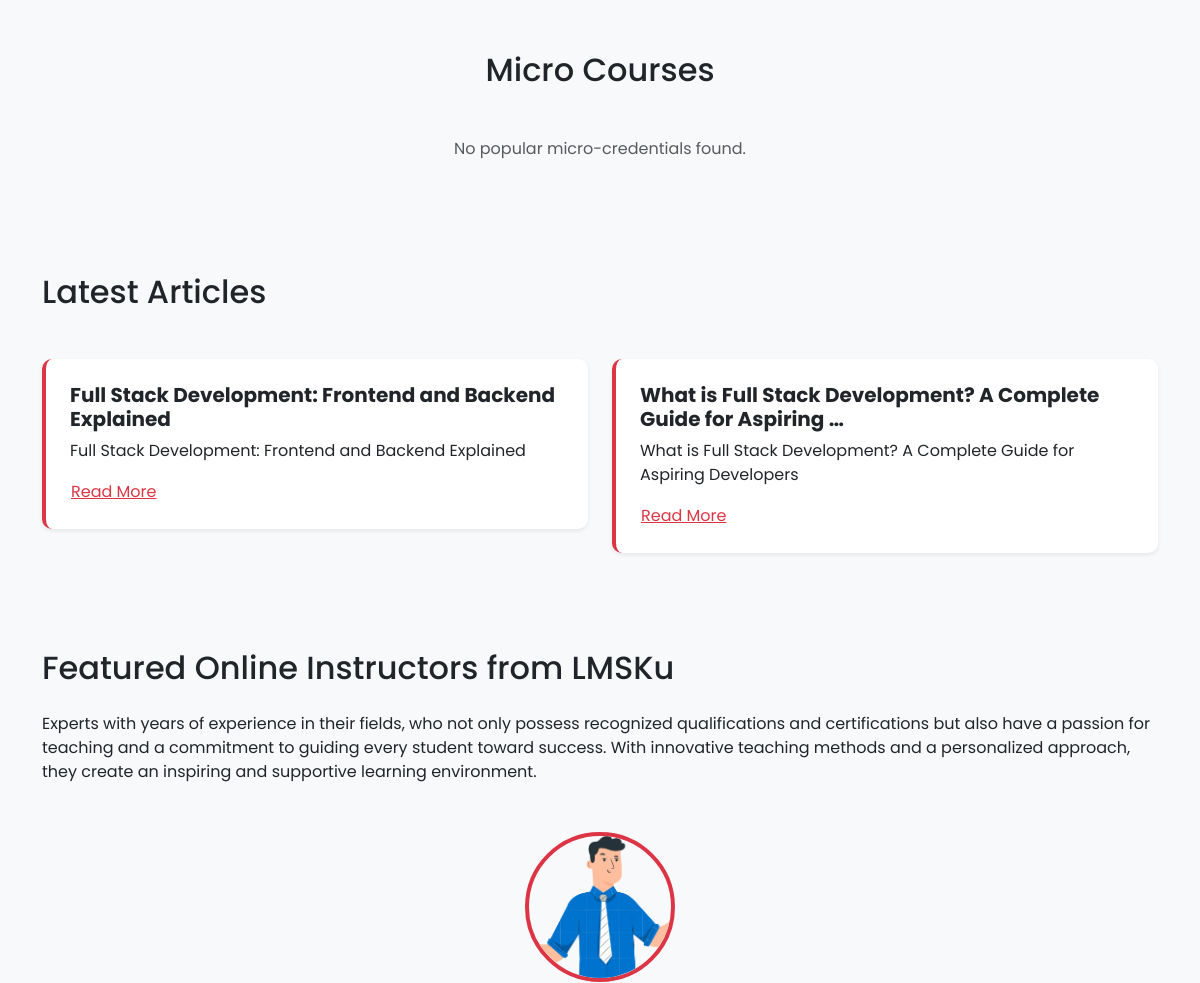
The app's page / (middle part), older data.
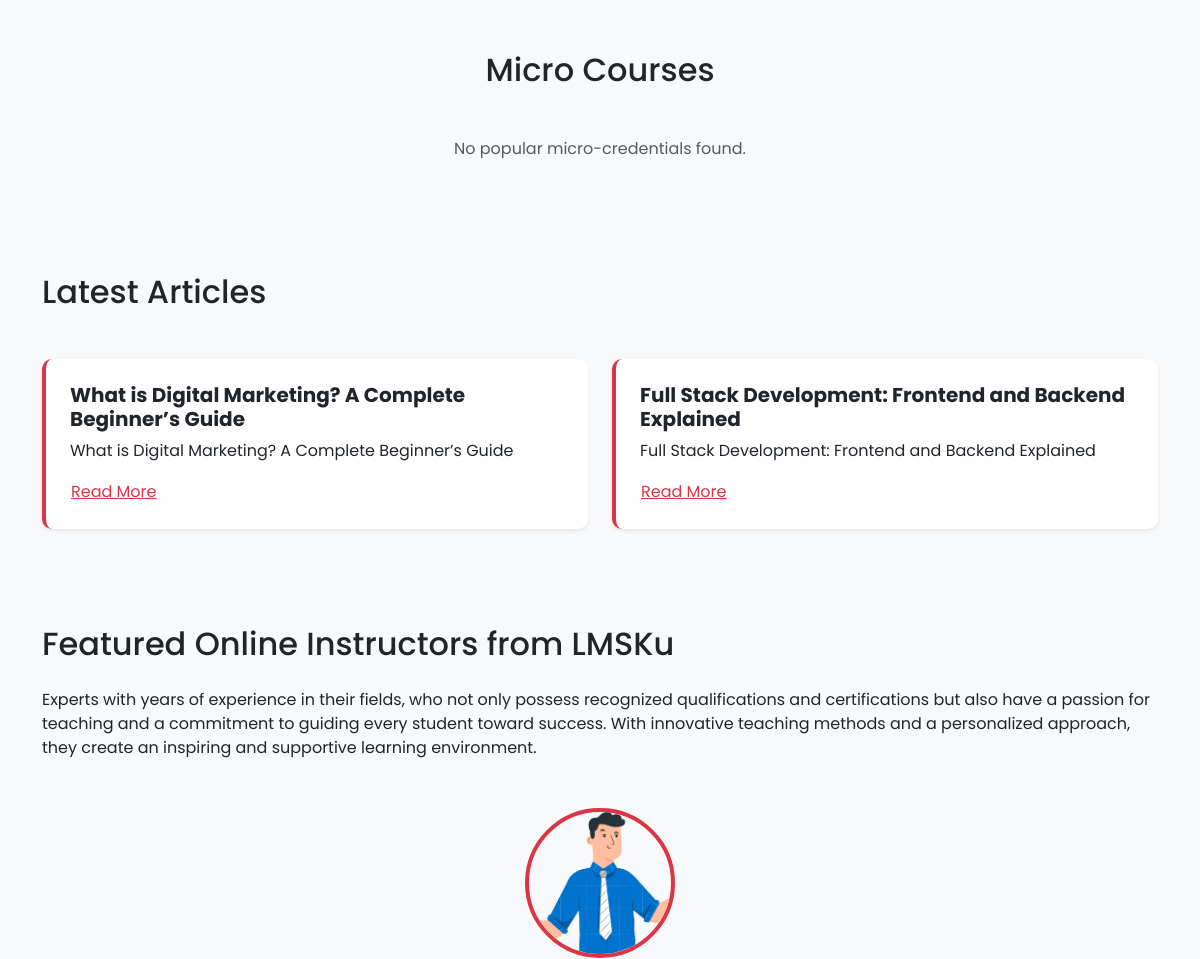
The same page, newer data.
### blog/models.py (models this page shows, shortened)
class BlogPost(models.Model):
    STATUS_CHOICES = (
        ('draft', 'Draft'),
        ('published', 'Published'),
        ('deleted', 'Deleted'),
    )
    title = models.CharField(max_length=200)
    slug = models.SlugField(max_length=200, unique=True)
    content = models.TextField()
    image = models.ImageField(upload_to='blog_images/', blank=True, null=True)
    author = models.ForeignKey(CustomUser, on_delete=models.SET_NULL, null=True)
    category = models.ForeignKey(Category, on_delete=models.SET_NULL, null=True)
    tags = models.ManyToManyField(Tag, blank=True)
    related_courses = models.ManyToManyField(Course, blank=True, related_name='related_posts')
    status = models.CharField(max_length=10, choices=STATUS_CHOICES, default='draft')
    views = models.PositiveIntegerField(default=0)
    date_posted = models.DateTimeField(default=timezone.now)
    date_updated = models.DateTimeField(auto_now=True)
    class Meta:
        ordering = ['-date_posted']

### courses/models.py (models this page shows, shortened)
class Instructor(models.Model):
    STATUS_CHOICES = [
        ('Pending', 'Pending'),
        ('Approved', 'Approved'),
        ('Rejected', 'Rejected'),
    ]
    user = models.ForeignKey(CustomUser, on_delete=models.CASCADE, related_name="instructors")
    bio = models.TextField()
    tech = models.CharField(max_length=255)
    expertise = models.CharField(max_length=255)
    experience_years = models.PositiveIntegerField()
    status = models.CharField(max_length=10, choices=STATUS_CHOICES, default='Pending')
    agreement = models.BooleanField(default=False, help_text="Check if the user agrees to the terms and conditions")
    provider =models.ForeignKey(Partner,on_delete=models.CASCADE,related_name='instructors')
    created_at = models.DateTimeField(auto_now_add=True)
    updated_at = models.DateTimeField(auto_now=True)

### authentication/models.py (models this page shows, shortened)
class CustomUser(AbstractUser):
    gen = {
        "male":"male",
        "female":"female",
    }
    edu = {
        "Basic":"Basic",
        "Secondary":"Secondary",
        "Higher":"Higher",
        "Diploma":"Diploma",
        "Bachelor's":"Bachelor",
        "Master":"Master",
        "Doctorate":"Doctorate",
    }
    choice_country = [
        ('af', 'Afganistan'),
        ('al', 'Albania'),
        ('dz', 'Aljazair'),
        ('ad', 'Andorra'),
        ('ao', 'Angola'),
        ('ar', 'Argentina'),
        ('am', 'Armenia'),
        ('au', 'Australia'),
        ('at', 'Austria'),
        ('az', 'Azerbaijan'),
        ('bs', 'Bahama'),
        ('bh', 'Bahrain'),
        ('bd', 'Bangladesh'),
        ('bb', 'Barbados'),
        ('by', 'Belarusia'),
        ('be', 'Belgia'),
        ('bz', 'Belize'),
        ('bj', 'Benin'),
        ('bt', 'Bhutan'),
        ('bo', 'Bolivia'),
        ('ba', 'Bosnia dan Herzegovina'),
        ('bw', 'Botswana'),
        ('br', 'Brasil'),
        ('bn', 'Brunei'),
        ('bg', 'Bulgaria'),
        ('bf', 'Burkina Faso'),
        ('bi', 'Burundi'),
        ('kh', 'Kamboja'),
        ('cm', 'Kamerun'),
        ('ca', 'Kanada'),
        ('cv', 'Cape Verde'),
        ('cf', 'Republik Afrika Tengah'),
        ('td', 'Chad'),
        ('cl', 'Cile'),
        ('cn', 'Cina'),
        ('co', 'Kolombia'),
        ('km', 'Komoro'),
        ('cd', 'Republik Demokratik Kongo'),
        ('cg', 'Kongo'),
        ('cr', 'Kosta Rika'),
        ('hr', 'Kroasia'),
        ('cu', 'Kuba'),
        ('cy', 'Siprus'),
        ('cz', 'Ceko'),
        ('ci', 'Pantai Gading'),
        ('dk', 'Denmark'),
        ('dj', 'Djibouti'),
        ('dm', 'Dominika'),
        ('do', 'Republik Dominika'),
        ('ec', 'Ekuador'),
        ('eg', 'Mesir'),
        ('sv', 'El Salvador'),
        ('gq', 'Guinea Khatulistiwa'),
        ('er', 'Eritrea'),
        ('ee', 'Estonia'),
        ('et', 'Etiopia'),
        ('fj', 'Fiji'),
        ('fi', 'Finlandia'),
        ('fr', 'Perancis'),
        ('ga', 'Gabon'),
        ('gm', 'Gambia'),
        ('ge', 'Georgia'),
        ('de', 'Jerman'),
        ('gh', 'Ghana'),
        ('gr', 'Yunani'),
        ('gt', 'Guatemala'),
        ('gn', 'Guinea'),
        ('gw', 'Guinea-Bissau'),
        ('gy', 'Guyana'),
        ('ht', 'Haiti'),
        ('hn', 'Honduras'),
        ('hu', 'Hongaria'),
        ('is', 'Islandia'),
        ('in', 'India'),
        ('id', 'Indonesia'),
        ('ir', 'Iran'),
        ('iq', 'Irak'),
        ('ie', 'Irlandia'),
        ('il', 'Israel'),
        ('it', 'Italia'),
        ('jm', 'Jamaika'),
        ('jp', 'Jepang'),
        ('jo', 'Yordania'),
        ('kz', 'Kazakhstan'),
        ('ke', 'Kenya'),
        ('ki', 'Kiribati'),
        ('kr', 'Korea Selatan'),
        ('kw', 'Kuwait'),
        ('kg', 'Kirgizstan'),
        ('la', 'Laos'),
        ('lv', 'Latvia'),
        ('lb', 'Libanon'),
        ('ls', 'Lesotho'),
        ('lr', 'Liberia'),
        ('ly', 'Libya'),
        ('li', 'Liechtenstein'),
        ('lt', 'Lituania'),
        ('lu', 'Luxembourg'),
        ('mk', 'Makedonia Utara'),
        ('mg', 'Madagaskar'),
        ('mw', 'Malawi'),
        ('my', 'Malaysia'),
        ('mv', 'Maladewa'),
        ('ml', 'Mali'),
        ('mt', 'Malta'),
        ('mh', 'Kepulauan Marshall'),
        ('mr', 'Mauritania'),
        ('mu', 'Mauritius'),
        ('mx', 'Meksiko'),
        ('fm', 'Micronesia'),
        ('md', 'Moldova'),
        ('mc', 'Monako'),
        ('mn', 'Mongolia'),
        ('me', 'Montenegro'),
        ('ma', 'Maroko'),
        ('mz', 'Mozambik'),
        ('mm', 'Myanmar'),
        ('na', 'Namibia'),
        ('np', 'Nepal'),
        ('nl', 'Belanda'),
        ('nz', 'Selandia Baru'),
        ('ni', 'Nikaragua'),
        ('ne', 'Niger'),
        ('ng', 'Nigeria'),
        ('no', 'Norwegia'),
        ('om', 'Oman'),
        ('pk', 'Pakistan'),
        ('pw', 'Palau'),
        ('pa', 'Panama'),
        ('pg', 'Papua Nugini'),
        ('py', 'Paraguay'),
        ('pe', 'Peru'),
        ('ph', 'Filipina'),
        ('pl', 'Polandia'),
        ('pt', 'Portugal'),
        ('qa', 'Qatar'),
        ('ro', 'Rumania'),
        ('ru', 'Rusia'),
        ('rw', 'Rwanda'),
        ('ws', 'Samoa'),
        ('st', 'São Tomé dan Príncipe'),
        ('sa', 'Arab Saudi'),
        ('sn', 'Senegal'),
        ('rs', 'Serbia'),
        ('sc', 'Seychelles'),
        ('sl', 'Sierra Leone'),
        ('sg', 'Singapura'),
        ('sk', 'Slovakia'),
        ('si', 'Slovenia'),
        ('sb', 'Kepulauan Solomon'),
        ('so', 'Somalia'),
        ('za', 'Afrika Selatan'),
        ('es', 'Spanyol'),
        ('lk', 'Sri Lanka'),
        ('sd', 'Sudan'),
        ('sr', 'Suriname'),
        ('se', 'Swedia'),
        ('ch', 'Swiss'),
        ('sy', 'Suriah'),
        ('tw', 'Taiwan'),
        ('tj', 'Tajikistan'),
        ('tz', 'Tanzania'),
        ('th', 'Thailand'),
        ('tl', 'Timor Leste'),
        ('tg', 'Togo'),
        ('to', 'Tonga'),
        ('tt', 'Trinidad dan Tobago'),
        ('tn', 'Tunisia'),
        ('tr', 'Turki'),
        ('tm', 'Turkmenistan'),
        ('ug', 'Uganda'),
        ('ua', 'Ukraina'),
        ('ae', 'Uni Emirat Arab'),
        ('gb', 'Inggris'),
        ('us', 'Amerika Serikat'),
        ('uy', 'Uruguay'),
        ('uz', 'Uzbekistan'),
        ('vu', 'Vanuatu'),
        ('va', 'Vatikans'),
        ('ve', 'Venezuela'),
        ('vn', 'Vietnam'),
        ('ye', 'Yaman'),
        ('zm', 'Zambia'),
        ('zw', 'Zimbabwe'),
        ('ps', 'Palestina')  # Palestina ditambahkan
    ]
    email = models.EmailField(_("email address"), unique=True)  # Menambahkan unique=True
    phone = models.CharField(max_length=20, blank=True, null=True)
    gender = models.CharField(max_length=10, choices=[('M', 'Male'), ('F', 'Female')], blank=True, null=True)
    country = models.CharField(
        max_length=2,
        choices=choice_country,
        null=True,  # Mengizinkan nilai null di database
        blank=True,  # Mengizinkan form kosong
        default='id'  # Indonesia sebagai default
    )
    birth = models.DateField(null=True, blank=True)
    photo = models.ImageField(upload_to='profile_pics/', blank=True, null=True)
    address = models.TextField(blank=True, null=True)
    hobby = models.CharField(_("hobby"), max_length=150, blank=True)
    education = models.CharField(_("education"), max_length=10, choices=edu,blank=True)
    gender = models.CharField(_("gender"), max_length=8, choices=gen,blank=True)
    university = models.ForeignKey(Universiti, on_delete=models.CASCADE, blank=True, null=True, verbose_name=_("university"))
    tiktok = models.CharField(_("tiktok"), max_length=200, blank=True)
    youtube = models.CharField(_("youtube"), max_length=200, blank=True)
    facebook = models.CharField(_("facebook"), max_length=200, blank=True)
    instagram = models.CharField(_("instagram"), max_length=200, blank=True)
    linkedin = models.CharField(_("linkedin"), max_length=200, blank=True)
    twitter = models.CharField(_("twitter"), max_length=200, blank=True)
    is_member = models.BooleanField(_("member status"), default=False, help_text=_("Designates whether the user can log into this admin member."))
    is_subscription = models.BooleanField(_("subscription status"), default=False, help_text=_("Designates whether the user can log into this admin subscription."))
    is_instructor = models.BooleanField(_("instructor status"), default=False, help_text=_("Designates whether the user can log into this admin instructor."))
    is_partner = models.BooleanField(_("partner status"), default=False, help_text=_("Designates whether the user can log into this admin partner."))
    is_audit = models.BooleanField(_("audit status"), default=False, help_text=_("Designates whether the user can log into this admin audit."))
    is_learner = models.BooleanField(_("learner status"), default=True, help_text=_("Designates whether the user can log into this admin learner."))
    is_note = models.BooleanField(_("note status"), default=False, help_text=_("Designates whether the user can log into this admin note."))
    EMAIL_FIELD = "email"
    USERNAME_FIELD = "email"
    REQUIRED_FIELDS = ["username"]

### authentication/views.py (the view)
# urls.py: path('', views.home, name='home'),
def home(request):
    if request.method != 'GET':
        return HttpResponseNotAllowed("Metode tidak diperbolehkan")
    published_status = CourseStatus.objects.filter(status='published').first()
    total_instructors = 0
    total_partners = 0
    total_users = 0
    total_courses = 0
    instructors_page = None  # Inisialisasi variabel instructors_page
    if published_status:
        popular_categories = Category.objects.annotate(
            num_courses=Count(
                'category_courses',
                filter=Q(
                    category_courses__status_course=published_status,
                    category_courses__end_enrol__gte=timezone.now()
                )
            )
        ).order_by('-num_courses')[:4]
        popular_microcredentials = MicroCredential.objects.filter(
            status='active'
        ).order_by('-created_at')[:6]
        partners = Partner.objects.all()
        instructors = Instructor.objects.filter(status='Approved')
        if instructors.exists():  # Cek apakah ada instruktur
            paginator = Paginator(instructors, 6)
            page_number = request.GET.get('page')
            instructors_page = paginator.get_page(page_number)
        total_instructors = Instructor.objects.count()  # Asumsi ada model Instructor
        total_partners = Partner.objects.count()
        total_users = CustomUser.objects.count()  # Asumsi menggunakan Django User model
        total_courses = Course.objects.filter(
            status_course=published_status,
            end_enrol__gte=timezone.now()
        ).count()  # Hanya menghitung kursus yang dipublikasikan dan masih aktif
        latest_articles = BlogPost.objects.filter(status='published').order_by('-date_posted')[:2]
    else:
        popular_categories = []
        popular_microcredentials = []
        partners = []
    paginator = Paginator(partners, 6)
    page_number = request.GET.get('page')
    page_obj = paginator.get_page(page_number)
    return render(request, 'home/index.html', {
        'popular_categories': popular_categories,
        'popular_microcredentials': popular_microcredentials,
        'partners': page_obj,
        'total_instructors': total_instructors,
        'total_partners': total_partners,
        'total_users': total_users,
        'total_courses': total_courses,
        'instructors': instructors_page,
        'latest_articles': latest_articles,
    })

### authentication/models.py (called while the page is built)
    def __str__(self):
        return self.name

### templates/home/index.html (shortened to what this page needs)
{% extends 'home/base.html' %}
{% load static %}
{% block content %}
<section class="py-5 bg-light">
    <div class="container">
        <h2 class="text-center mb-5">Micro Courses</h2>
        <div class="row g-4">
            {% for microcredential in popular_microcredentials %}
                <div class="col-md-6">
                    <div class="blog-card shadow-sm p-4 d-flex align-items-center rounded-3">
                        <div class="course-info">
                            <h5 class="fw-bold text-primary"><a href="{% url 'courses:micro_detail' microcredential.id microcredential.slug %}" class="text-decoration-none">{{ microcredential.title }}</a></h5>
                            <p class="text-muted">Learn programming stress-free.</p>
                            <a href="{% url 'courses:micro_detail' microcredential.id microcredential.slug %}" class="btn btn-primary mt-3">Read More</a>
                        </div>
                    </div>
                </div>
            {% empty %}
                <p class="text-center text-muted">No popular micro-credentials found.</p>
            {% endfor %}
        </div>
    </div>
</section>
<section class="py-5 bg-light">
    <div class="container">
        <h2 class="text-left mb-5">Latest Articles</h2>
        <div class="row g-4">
            {% for article in latest_articles %}
            <div class="col-md-6">
                <div class="blog-card shadow-sm p-4 d-flex align-items-center">
                    <div>
                        <h5 class="fw-bold">{{ article.title|truncatewords:10 }}</h5>
                        <p>{{ article.title|safe|truncatewords:15 }}</p>
                        <a href="{% url 'blog:blog-detail' slug=article.slug %}" class="btn btn-link p-0">Read More</a>
                    </div>
                </div>
            </div>
            {% endfor %}
        </div>
    </div>
</section>
<section class="py-5" aria-labelledby="featured-instructors-heading">
    <div class="container">
        <h2 id="featured-instructors-heading" class="text-left mb-4">
            Featured Online Instructors from LMSKu
        </h2>
        <p class="mb-5">
            Experts with years of experience in their fields, who not only possess recognized qualifications and certifications but also have a passion for teaching and a commitment to guiding every student toward success. With innovative teaching methods and a personalized approach, they create an inspiring and supportive learning environment.
        </p>
        <div class="row g-4 justify-content-center">
            {% for instructor in instructors %}
                <div class="col-md-4 instructor-item text-center">
                    <a href="{% url 'courses:instructor_profile' username=instructor.user.username %}"
                        class="text-decoration-none text-dark text-center d-block">
                        {% if instructor.user.photo %}
                            <img src="{{ instructor.user.photo.url }}"
                                class="instructor-card img-fluid mb-3"
                                alt="Foto {{ instructor.user.first_name }} {{ instructor.user.last_name }}, Instruktur di LMSKu"
                                width="150" height="150"
                                loading="lazy">
                        {% else %}
                            <img src="{% static 'images/default.jpg' %}"
                                class="instructor-card img-fluid mb-3"
                                alt="Foto Default Instruktur"
                                width="150" height="150"
                                loading="lazy">
                        {% endif %}
                    </a>
                </div>
            {% empty %}
                <p>No instructors found.</p>
            {% endfor %}
        </div>
    </div>
</section>
{% endblock content %}

Row changes from the older to the newer data that the page shows:
no longer on this page (row edited): BlogPost: title "What is Full Stack Development? A Complete Guide for Aspiring …", title "What is Full Stack Development? A Complete Guide for Aspiring Developers"
added BlogPost: title "What is Digital Marketing? A Complete Beginner’s Guide"
